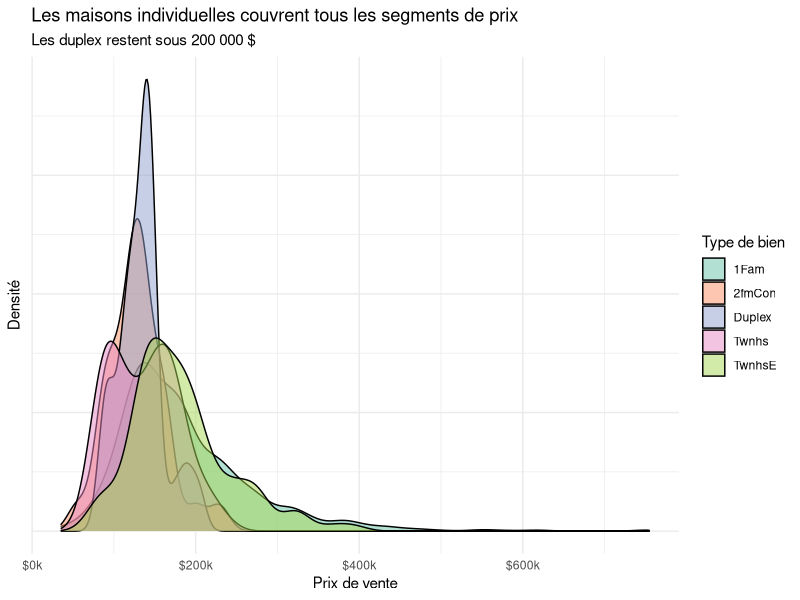
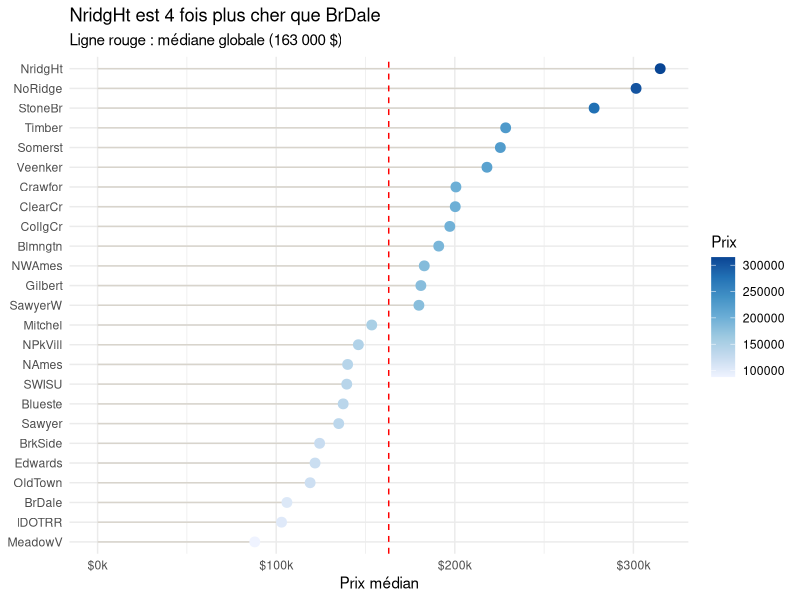
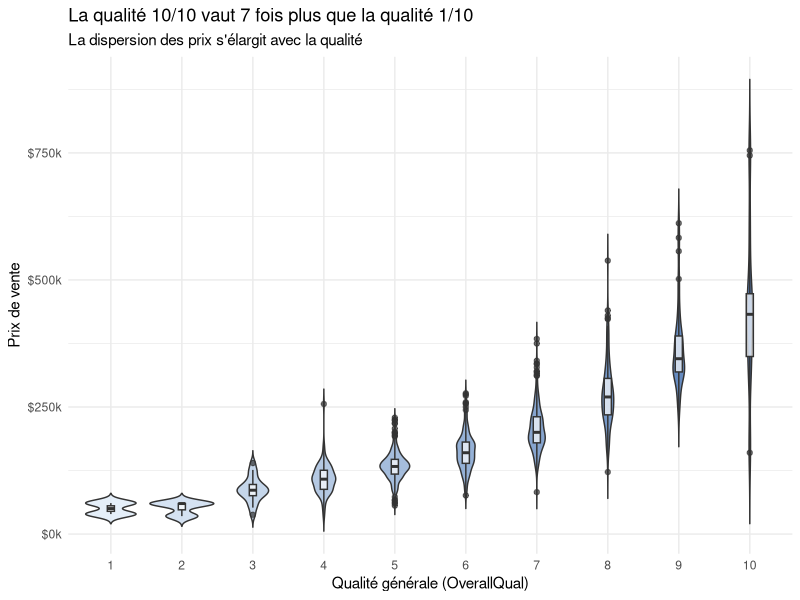
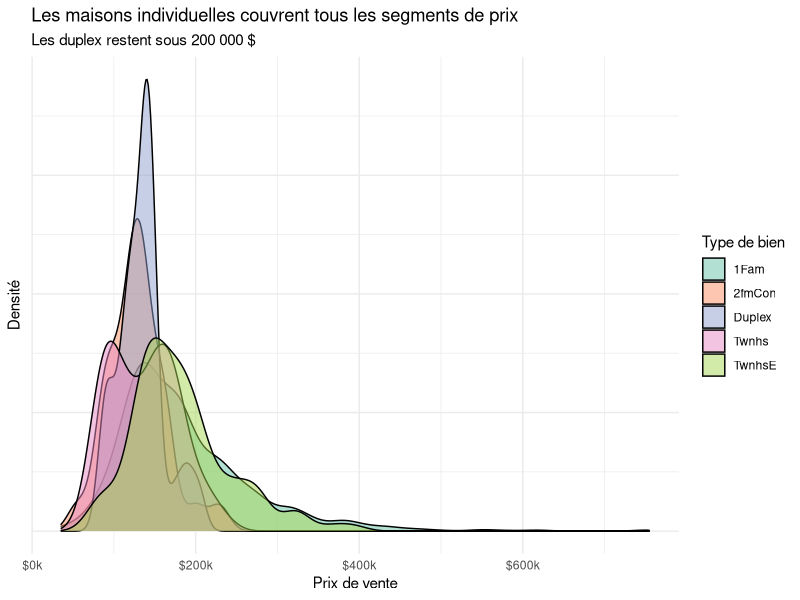
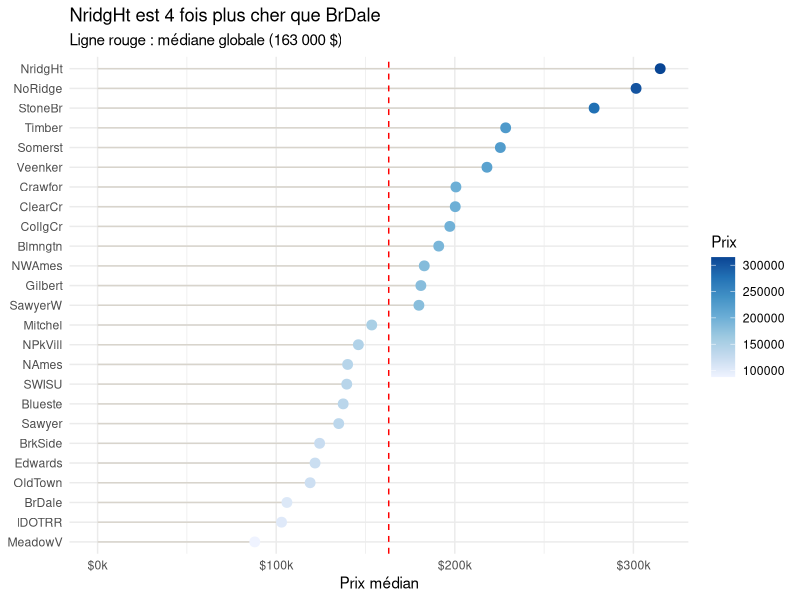
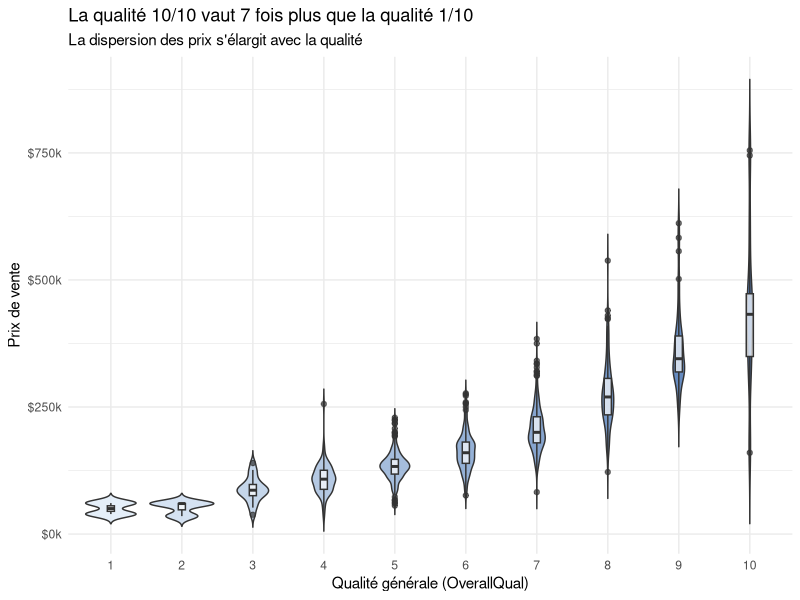

Write R code to recreate these figures, in order.
# Acte 1 - Visualisations V3 a V6
# Projet Ames - Camara Massaram

library(ggplot2)
library(dplyr)
library(scales)

train <- read.csv("data/train_clean.csv", stringsAsFactors = FALSE)

# V3 : density plot des prix par type de bien

v3 <- ggplot(train, aes(x = SalePrice, fill = BldgType)) +
  geom_density(alpha = 0.5) +
  scale_fill_brewer(palette = "Set2") +
  scale_x_continuous(labels = label_dollar(scale = 1/1000, suffix = "k")) +
  labs(
    title = "Les maisons individuelles couvrent tous les segments de prix",
    subtitle = "Les duplex restent sous 200 000 $",
    x = "Prix de vente", y = "Densité", fill = "Type de bien"
  ) +
  theme_minimal() +
  theme(axis.text.y = element_blank())

v3
ggsave("outputs/V3_density_bldgtype.png", v3, width = 10, height = 6, dpi = 300)

# V5 : lollipop chart du prix median par quartier
quartiers <- train %>%
  group_by(Neighborhood) %>%
  summarise(prix_median = median(SalePrice))

v5 <- ggplot(quartiers, aes(x = prix_median, y = reorder(Neighborhood, prix_median))) +
  geom_segment(aes(xend = 0, yend = Neighborhood), color = "#d8d4cc") +
  geom_point(aes(color = prix_median), size = 3) +
  scale_color_distiller(palette = "Blues", direction = 1) +
  geom_vline(xintercept = 163000, color = "red", linetype = "dashed") +
  scale_x_continuous(labels = label_dollar(scale = 1/1000, suffix = "k")) +
  labs(
    title = "NridgHt est 4 fois plus cher que BrDale",
    subtitle = "Ligne rouge : médiane globale (163 000 $)",
    x = "Prix médian", y = NULL, color = "Prix"
  ) +
  theme_minimal()

v5
ggsave("outputs/V5_lollipop_quartiers.png", v5, width = 10, height = 8, dpi = 300)


# V6 : violin plot des prix par niveau de qualite

train$OverallQual <- factor(train$OverallQual, levels = 1:10, ordered = TRUE)

v6 <- ggplot(train, aes(x = OverallQual, y = SalePrice, fill = OverallQual)) +
  geom_violin(trim = FALSE, alpha = 0.8) +
  geom_boxplot(width = 0.1, fill = "white", alpha = 0.7) +
  scale_fill_manual(values = colorRampPalette(c("#deebf7", "#2d5fa8"))(10)) +
  scale_y_continuous(labels = label_dollar(scale = 1/1000, suffix = "k")) +
  labs(
    title = "La qualité 10/10 vaut 7 fois plus que la qualité 1/10",
    subtitle = "La dispersion des prix s'élargit avec la qualité",
    x = "Qualité générale (OverallQual)", y = "Prix de vente"
  ) +
  theme_minimal() +
  theme(legend.position = "none")

v6
ggsave("outputs/V6_violin_qualite.png", v6, width = 10, height = 6, dpi = 300)
